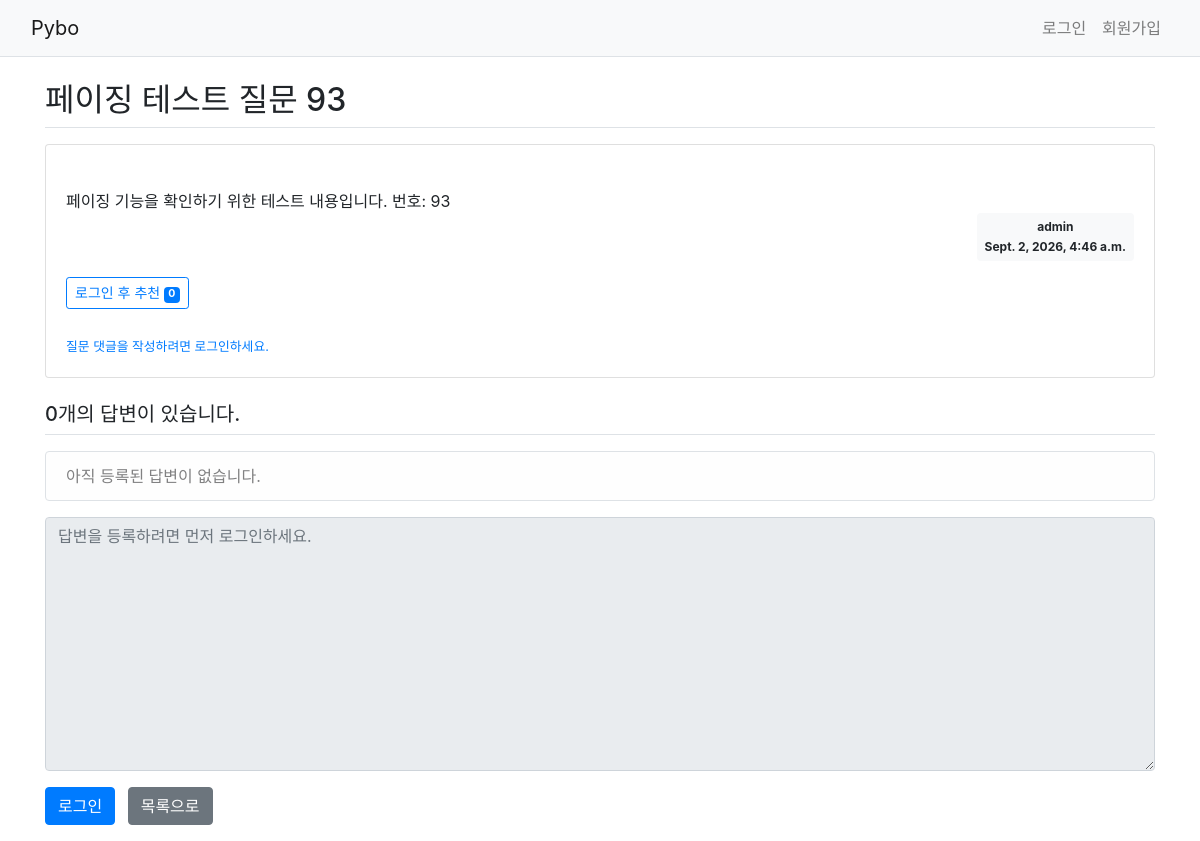
Before: /pybo/98/ with the older database file.
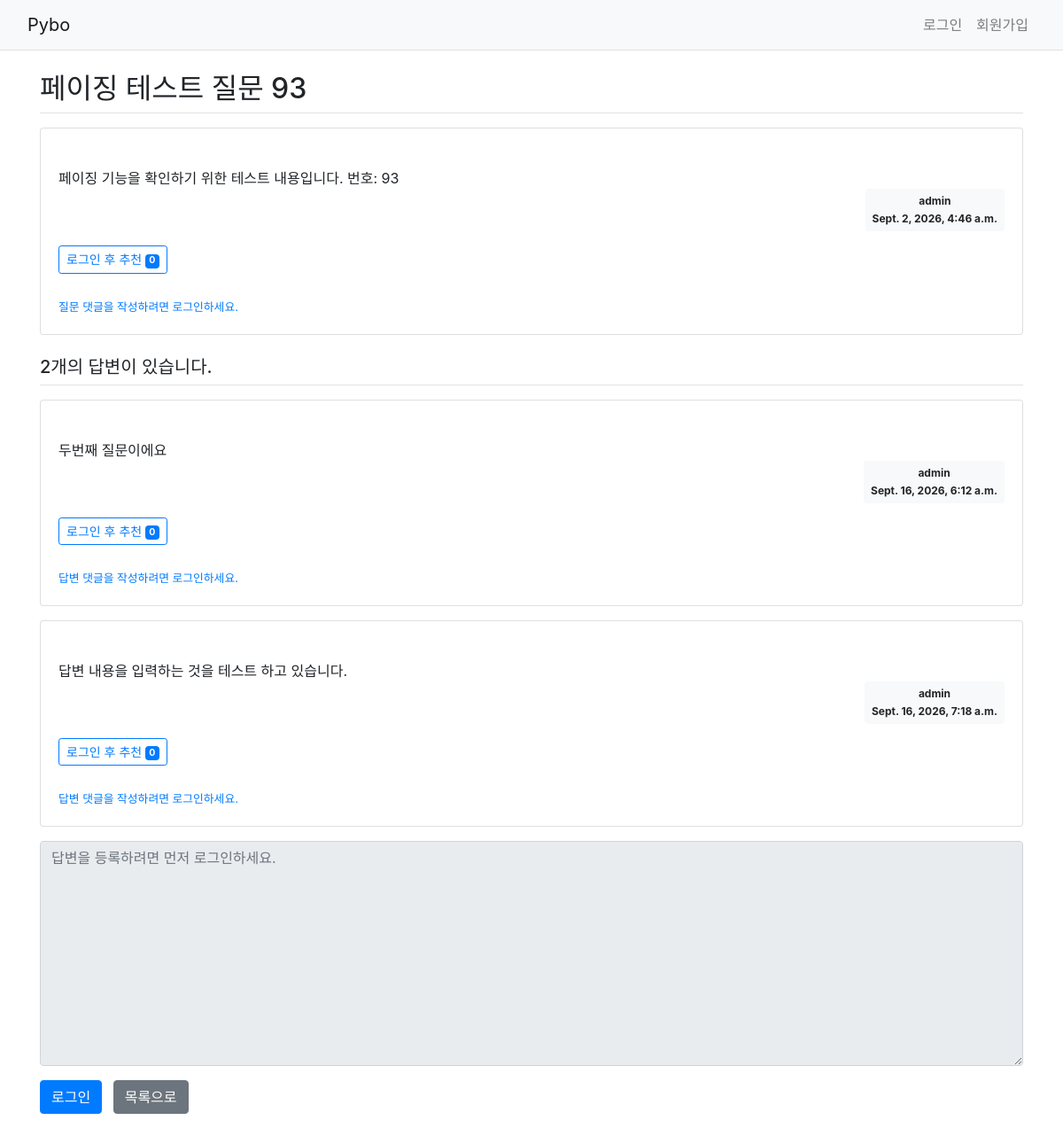
After: the same page with the newer database file.
### pybo/models.py (models this page shows, shortened)
class Question(models.Model):
    author = models.ForeignKey(
        User,
        on_delete=models.CASCADE,
        related_name='author_question',
    )
    subject = models.CharField(
        max_length=200,
    )
    content = models.TextField()
    create_date = models.DateTimeField()
    modify_date = models.DateTimeField(
        null=True,
        blank=True,
    )
    voter = models.ManyToManyField(
        User,
        related_name='voter_question',
        blank=True,
    )

class Answer(models.Model):
    author = models.ForeignKey(
        User,
        on_delete=models.CASCADE,
        related_name='author_answer',
    )
    question = models.ForeignKey(
        Question,
        on_delete=models.CASCADE,
    )
    content = models.TextField()
    create_date = models.DateTimeField()
    modify_date = models.DateTimeField(
        null=True,
        blank=True,
    )
    voter = models.ManyToManyField(
        User,
        related_name='voter_answer',
        blank=True,
    )

### pybo/views/base_views.py (the view)
def detail(request, question_id):
    question = get_object_or_404(
        Question,
        pk=question_id,
    )
    context = {
        'question': question,
    }
    return render(
        request,
        'pybo/question_detail.html',
        context,
    )

### templates/pybo/question_detail.html (shortened to what the changed rows need)
{% extends 'base.html' %}
{% block content %}
<div class="container my-3">
    <h2 class="border-bottom py-2">
        {{ question.subject }}
    </h2>
    <div class="card my-3">
        <div class="card-body">
            <div class="card-text"
                 style="white-space: pre-line;">
                {{ question.content }}
            </div>
            <div class="d-flex justify-content-end">
                <div class="badge badge-light p-2">
                    <div class="mb-2">
                        {{ question.author.username }}
                    </div>
                    <div>
                        {{ question.create_date }}
                    </div>
                </div>
            </div>
            <div class="my-3">
                {% if request.user.is_authenticated %}
                <!--
                    로그인한 사용자가 추천 버튼을 누르면
                    vote_question View로 POST 요청을 보낸다.
                -->
                <form method="post"
                      action="{% url 'pybo:vote_question' question.id %}"
                      class="d-inline">
                    {% csrf_token %}
                    <button type="submit"
                            class="btn btn-sm btn-outline-primary">
                        질문 추천
                        <span class="badge badge-primary">
                            {{ question.voter.count }}
                        </span>
                    </button>
                </form>
                {% else %}
                <a href="{% url 'common:login' %}?next={{ request.path }}"
                   class="btn btn-sm btn-outline-primary">
                    로그인 후 추천
                    <span class="badge badge-primary">
                        {{ question.voter.count }}
                    </span>
                </a>
                {% endif %}
            </div>
            <div class="mt-2">
                {% if request.user.is_authenticated %}
                <a href="{% url 'pybo:comment_create_question' question.id %}"
                   class="small">
                    질문 댓글 추가
                </a>
                {% else %}
                <a href="{% url 'common:login' %}?next={{ request.path }}"
                   class="small">
                </a>
                {% endif %}
            </div>
        </div>
    </div>
    <h5 class="border-bottom my-3 py-2">
        {{ question.answer_set.count }}개의 답변이 있습니다.
    </h5>
    {% for answer in question.answer_set.all %}
    <div class="card my-3">
        <div class="card-body">
            <div class="card-text"
                 style="white-space: pre-line;">
                {{ answer.content }}
            </div>
            <div class="d-flex justify-content-end">
                <div class="badge badge-light p-2">
                    <div class="mb-2">
                        {{ answer.author.username }}
                    </div>
                    <div>
                        {{ answer.create_date }}
                    </div>
                </div>
            </div>
            <div class="my-3">
                {% if request.user.is_authenticated %}
                <!--
                    현재 답변의 ID를 vote_answer URL에 전달한다.
                    주의:
                    question.id가 아니라 반드시 answer.id를 사용한다.
                -->
                <form method="post"
                      action="{% url 'pybo:vote_answer' answer.id %}"
                      class="d-inline">
                    {% csrf_token %}
                    <button type="submit"
                            class="btn btn-sm btn-outline-primary">
                        답변 추천
                        <span class="badge badge-primary">
                            {{ answer.voter.count }}
                        </span>
                    </button>
                </form>
                {% else %}
                <a href="{% url 'common:login' %}?next={{ request.path }}"
                   class="btn btn-sm btn-outline-primary">
                    로그인 후 추천
                    <span class="badge badge-primary">
                        {{ answer.voter.count }}
                    </span>
                </a>
                {% endif %}
            </div>
            <div class="mt-2">
                {% if request.user.is_authenticated %}
                <a href="{% url 'pybo:comment_create_answer' answer.id %}"
                   class="small">
                    답변 댓글 추가
                </a>
                {% else %}
                <a href="{% url 'common:login' %}?next={{ request.path }}"
                   class="small">
                    답변 댓글을 작성하려면 로그인하세요.
                </a>
                {% endif %}
            </div>
        </div>
    </div>
    {% empty %}
    <div class="alert alert-light border">
        아직 등록된 답변이 없습니다.
    </div>
    {% endfor %}
    <form action="{% url 'pybo:answer_create' question.id %}"
          method="post"
          class="my-3">
        <div class="form-group">
        </div>
        {% if request.user.is_authenticated %}
        <button type="submit"
                class="btn btn-primary">
            답변 등록
        </button>
        {% else %}
        <a href="{% url 'common:login' %}?next={{ request.path }}"
           class="btn btn-primary">
        </a>
        {% endif %}
        <a href="{% url 'pybo:index' %}"
           class="btn btn-secondary ml-2">
        </a>
    </form>
</div>
{% endblock %}

Changed rows visible on the page:
computed for Question "페이징 테스트 질문 93": answer_set.count "0" → "2"
added Answer: content "두번째 질문이에요", author.username "admin", create_date "Sept. 16, 2026, 6:12 a.m.", voter.count "0"
added Answer: content "답변 내용을 입력하는 것을 테스트 하고 있습니다.", author.username "admin", create_date "Sept. 16, 2026, 7:18 a.m.", voter.count "0"
Other visible differences:
text no longer shown: "아직 등록된 답변이 없습니다."
